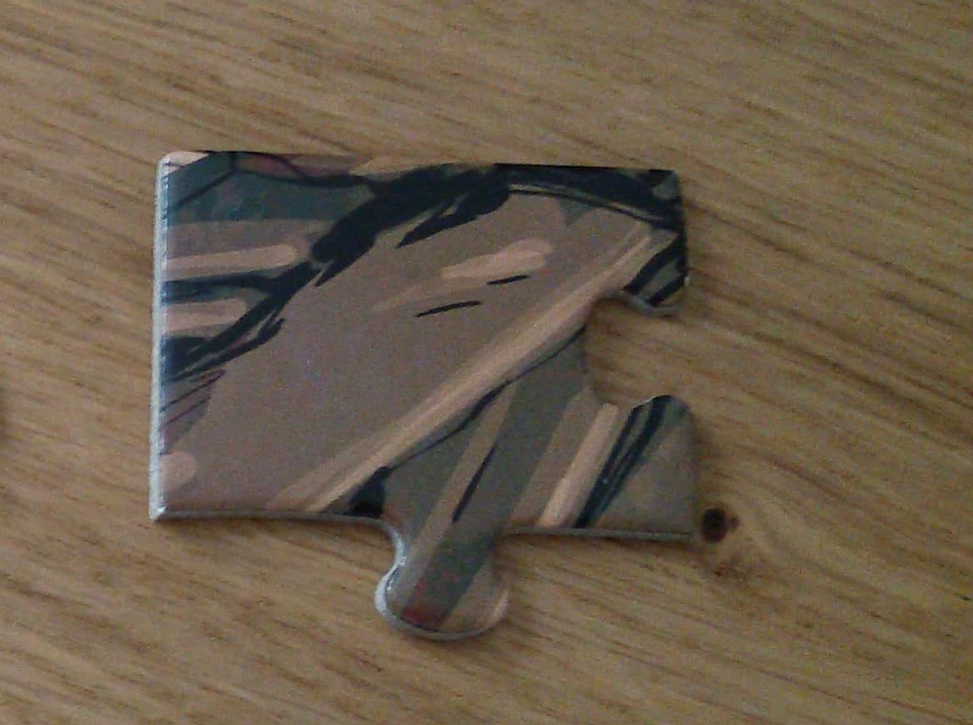
//> input picture Piece_Detection/KMeansConsoleApplication/KMeansConsoleApplication/nonwhite.bmp, 973 x 725 px, shrunk from 1171 x 872 before the run
$ ./Source   (built with g++ and OpenCV 4)
//> lines starting //> are read from the running program, lines starting //| are printed output that depends on the picture; after the words box and inside, x2 and y2 are one past the last pixel; in counts of white or black regions, pixels touching at a corner belong together

#include "opencv2/highgui.hpp"
#include "opencv2/core.hpp"
#include "opencv2/imgproc.hpp"

#include <iostream>
#include <thr/xthrcommon.h>

using namespace cv;
using namespace std;

// Edge Detection area
/// Global variables

Mat src, src_gray;
Mat dst, detected_edges;

int edgeThresh = 1;
int lowThreshold;
int const max_lowThreshold = 100;
int ratio = 3;
int kernel_size = 3;
char* window_name = "Edge Map";


void ShowImage(const Mat& src, const string& name)
{
	namedWindow(name, WINDOW_NORMAL);
	imshow(name, src);
}


void RemoveClusters(Mat& src)
{

	Rect* rect= new Rect();

	double alpha = 1.0 / 255.0;


	int i, j = 0;
//	MarkPixel(src2, src2.rows-1, src2.cols-1);


	// WTF !? what side do i put the cols and rows ?!
	//can be optimized because edges are down twice :<
	//TODO output still not perfect
	//later we can fill with an external color (like -1) and blackned the ORIGINAL picture
	for ( i = 0; i < src.cols; i=i+15)
	{


		floodFill(src, Point(i, 0), 0, rect, cvScalarAll(0), cvScalarAll(0), 8);
		floodFill(src, Point(i, src.rows - 1), 0, rect, cvScalarAll(0), cvScalarAll(0), 8);

	}
	for ( j = 0; j < src.rows; j=j+15)
	{


		floodFill(src, Point(0, j), 0, rect, cvScalarAll(0), cvScalarAll(0), 8);
		floodFill(src, Point(src.cols - 1, j), 0, rect, cvScalarAll(0), cvScalarAll(0), 8);


	}


	ShowImage(src, "afterClusterRemoval");


}


/**
* @function CannyThreshold
* @brief Trackbar callback - Canny thresholds input with a ratio 1:3
*/
// [14 lines left out: function CannyThreshold, not called in this run]


/** @function main */
// [27 lines left out: function EdgeDetector, not called in this run]


int GetRectEdge()
{
	return 7;
}

void GenerateKernel(const Mat& src, int i, int j, Mat& kernel)
{
	const int rectEdge = GetRectEdge();

	int shift = (rectEdge - 1) / 2;
	int cnt = 0;
	for (int row = max(0, i - shift); row <= min(src.rows - 1, i + shift); ++row)
	{
		for (int col = max(0, j - shift); col <= min(src.cols - 1, j + shift); ++col)
		{
			kernel.at<double>(cnt, 0) = static_cast<double>(src.at<Vec3d>(row, col).val[0]);
			kernel.at<double>(cnt, 1) = src.at<Vec3d>(row, col).val[1];
			kernel.at<double>(cnt, 2) = src.at<Vec3d>(row, col).val[2];
			cnt++;
		}
	}
}

// [38 lines left out: functions PrintMatShort, PrintMatDouble, PrintMatC1, not called in this run]

// i - current row
// j - current col
int GetKernelSize(const int rect_edge, int i, int j, int rows, int cols)
{
	int shift = (rect_edge - 1) / 2;
	int a = min(rows - 1, i + shift) - max(0, i - shift) + 1;
	int b = min(cols - 1, j + shift) - max(0, j - shift) + 1;
	return a*b;
}

void GenerateNeightMatrix(Mat& src1)
{
	const int rectEdge = GetRectEdge();

	cout << "Starting pre stage" << endl;
	ShowImage(src1, "original");

	// [5 lines of commented-out code are left out]

	Mat srcConverterd = src1.clone();
	double alpha = 1.0 / 255.0;
	cout << alpha << endl;
	srcConverterd.convertTo(srcConverterd, CV_64FC3, alpha);
	//PrintMatDouble(srcConverterd);

	//srcConverterd.convertTo(srcConverterd, CV_8UC3, 255.0);
	//PrintMatShort(srcConverterd);

	Mat p = Mat::zeros(src1.cols*src1.rows,  3, CV_64FC1);
	Mat imageAfterPca = Mat::zeros(src1.rows, src1.cols, CV_64FC3);

	for (int i = 0; i < srcConverterd.rows; ++i)
	{
		for (int j = 0; j < srcConverterd.cols; ++j)
		{
			int kernelSize = GetKernelSize(rectEdge, i, j, srcConverterd.rows, srcConverterd.cols);
			Mat kernel = Mat::zeros(kernelSize, 3, CV_64FC1);
			GenerateKernel(srcConverterd, i, j, kernel);

			//PrintMatC1(kernel);

			//pca
			//Perform PCA analysis
			PCA pca_analysis(kernel, noArray(), CV_PCA_DATA_AS_ROW);
			Mat meanPoint = pca_analysis.mean;
			//cout << "Mean: rowsXcols " << meanPoint.rows << "X" << meanPoint.cols << endl;
			//cout << meanPoint << endl;

			imageAfterPca.at<Vec3d>(i, j).val[0] = meanPoint.at<double>(0, 0);
			imageAfterPca.at<Vec3d>(i, j).val[1] = meanPoint.at<double>(0, 1);
			imageAfterPca.at<Vec3d>(i, j).val[2] = meanPoint.at<double>(0, 2);

			// same mean in p
		}
	}

	//ShowImage(imageAfterPca, "DoubleImageAfterPCA");
	imageAfterPca.convertTo(imageAfterPca, CV_8UC3, 255.0);
	ShowImage(imageAfterPca, "8UImageAfterPCA");

	Mat kmeansInput = imageAfterPca.clone(); // with pca
	//Mat kmeansInput = src1.clone(); // without pca


	kmeansInput.convertTo(kmeansInput, CV_32FC3, alpha);

	Mat kmeansMat = Mat::zeros(kmeansInput.rows*kmeansInput.cols, 1, CV_32FC3);

	int counter = 0;
	for (int i = 0; i<kmeansInput.rows; i++)
	{
		for (int j = 0; j < kmeansInput.cols; ++j)
		{
			kmeansMat.at<Vec3f>(counter, 0)[0] = kmeansInput.at<Vec3f>(i, j)[0];
			kmeansMat.at<Vec3f>(counter, 0)[1] = kmeansInput.at<Vec3f>(i, j)[1];
			kmeansMat.at<Vec3f>(counter, 0)[2] = kmeansInput.at<Vec3f>(i, j)[2];
			counter++;
		}
	}

	cout << "Executing kmeans" << endl;
	Mat bestLabels, centers;

	int const K = 7;
	kmeans(kmeansMat, K, bestLabels,
		TermCriteria(TermCriteria::Type::COUNT + TermCriteria::Type::EPS, 10, 1.0), 1, KMEANS_PP_CENTERS, centers);

	cout << "Finish to execute kmeans" << endl;
	int colors[K];
	for (int i = 0; i<K; i++)
	{
		colors[i] = 255 / (i + 1);
	}

	Mat clustered = Mat(kmeansInput.rows, kmeansInput.cols, CV_32F);
	for (int i = 0; i<kmeansInput.cols*kmeansInput.rows; i++)
	{
		clustered.at<float>(i / kmeansInput.cols, i%kmeansInput.cols) = static_cast<float>(colors[bestLabels.at<int>(0, i)]);
	}

	clustered.convertTo(clustered, CV_8U);
	ShowImage(clustered, "clustered");

	imwrite("output1.jpeg", clustered);

	RemoveClusters(clustered);

	imwrite("finalOut.jpeg", clustered);

}

void KMeans(string path)
{
	Mat src1 = imread(path);
	if (src1.empty())
	{
		cout << "ATTENTION: no image loaded!\n";
	}
	else
	{
		cout << "Loaded " << src1.rows << " X " << src1.cols << " image\n";
	}
	//RemoveClusters(src1);

	//imwrite("wspp1.bmp", src1);
	GenerateNeightMatrix(src1);
	//EdgeDetector(src);
	/// Wait until user exit program by pressing a key
}

int main(int argc, char** argv)
{
	//KMeans("C:\\Users\\mzaitler\\Desktop\\Puzzle\\KMeansConsoleApplication\\KMeansConsoleApplication\\nonwhite.bmp");

	KMeans("C:\\oldDesktop\\胥痄\\KMeansConsoleApplication\\KMeansConsoleApplication\\nonwhite.bmp");
//> in KMeans, src1 is the input picture: 725 rows x 973 cols, CV_8UC3; mean B, G, R 75.4, 93.7, 108.3
//| Loaded 725 X 973 image
//> the loop in GenerateNeightMatrix, `for (int i = 0; i<kmeansInput.rows; i++)` made 725 passes
//> counter on passes 1 to 3: 973, 1946, 2919
//> after the loop in GenerateNeightMatrix, `for (int i = 0; i<kmeansInput.rows; i++)`: counter = 705425
//> in GenerateNeightMatrix, `kmeans(kmeansMat, K, bestLabels, TermCriteria(TermCriteria::Type::COUN..`: centers = [[0.285, 0.368, 0.43], [0.247, 0.252, 0.249], [0.62, 0.598, 0.578], [0.354, 0.439, 0.514], [0.149, 0.128, 0.107], [0.219, 0.302, 0.366], [0.157, 0.201, 0.249]]
//> after the loop in GenerateNeightMatrix, `for (int i = 0; i<kmeansInput.cols*kmeansInput.rows; i++)`:
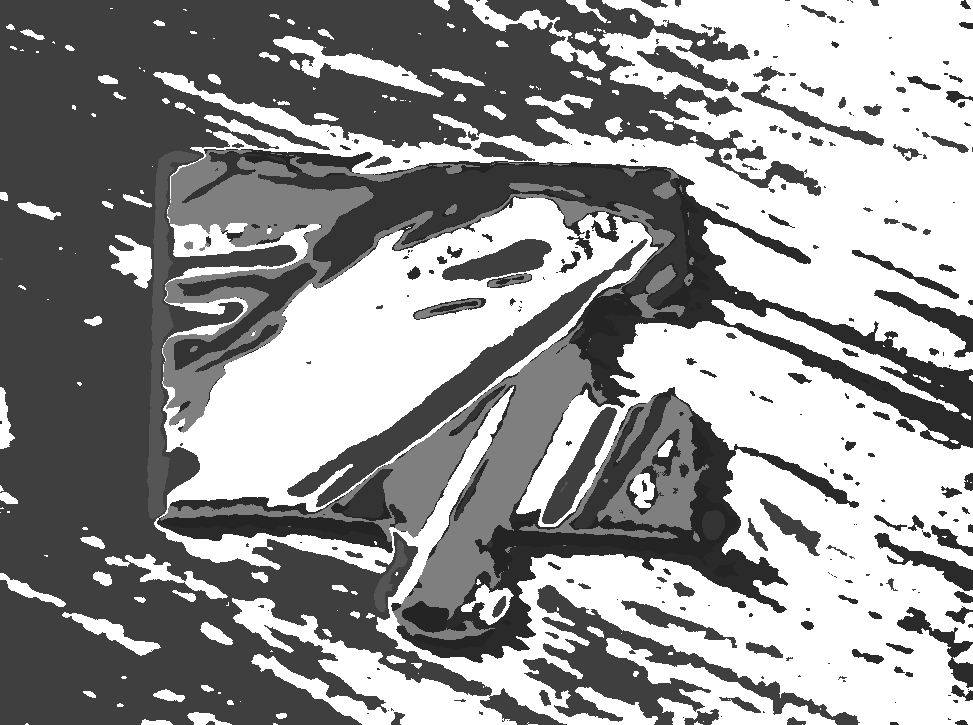
//> clustered: 725 rows x 973 cols, CV_32FC1; min 36, max 255, mean 148.8
//> the loop in RemoveClusters, `for ( i = 0; i < src.cols; i=i+15)` made 65 passes
//> pass 1, in RemoveClusters, `floodFill(src, Point(i, 0), 0, rect, cvScalarAll(0), cvScalarAll(0), 8);`:
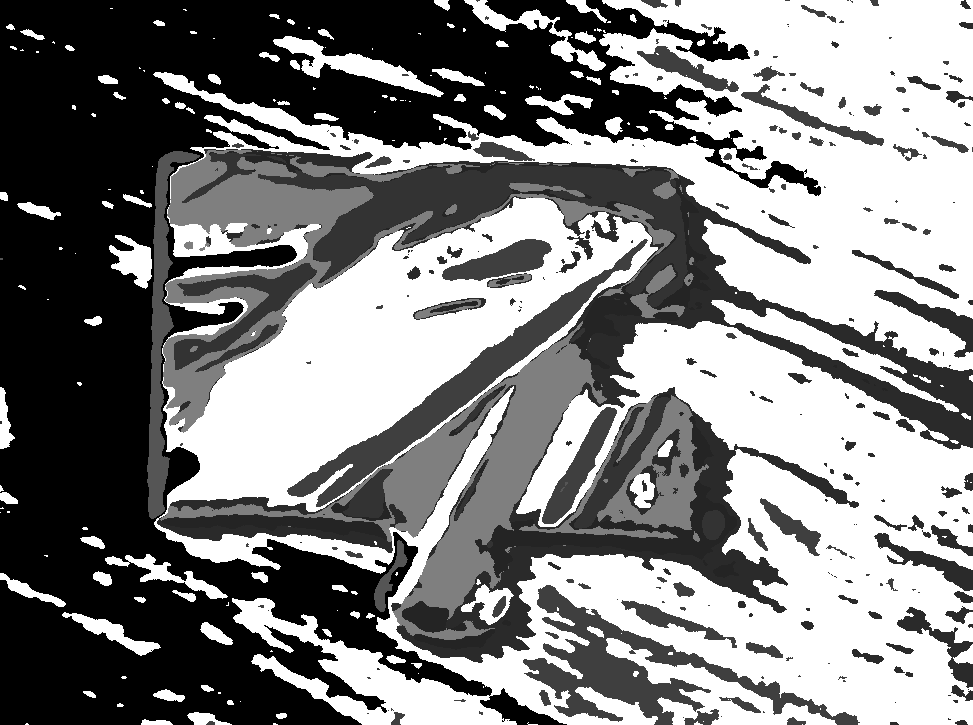
//> src: 725 rows x 973 cols, CV_8UC1; min 0, max 255, mean 130.4
//> after the loop in RemoveClusters, `for ( i = 0; i < src.cols; i=i+15)`:
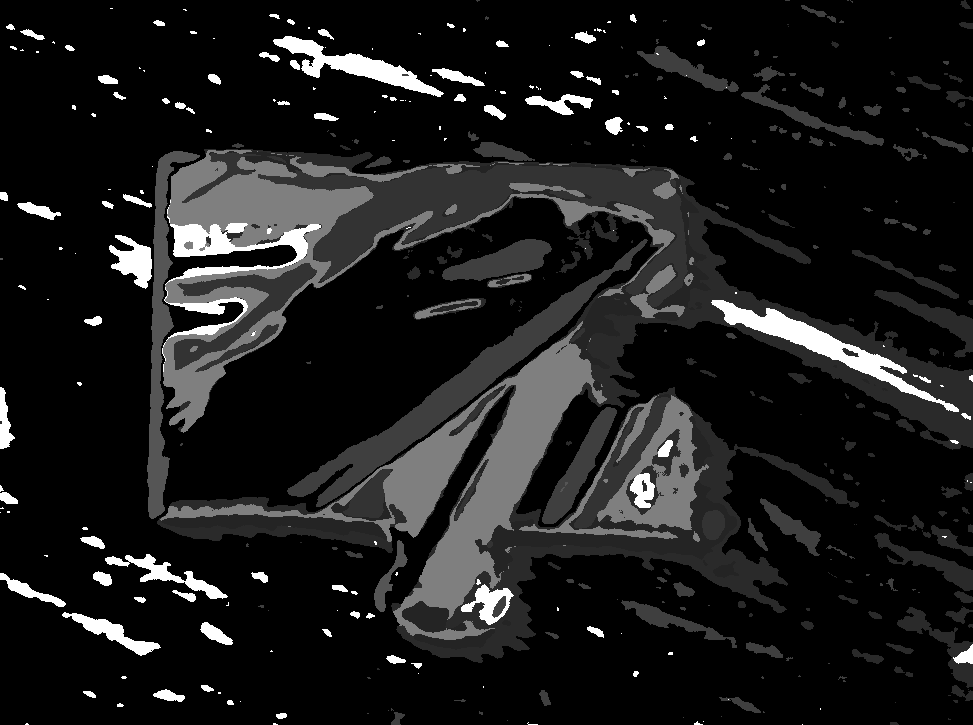
//> src: 725 rows x 973 cols, CV_8UC1; min 0, max 255, mean 27.6
//> after the loop in RemoveClusters, `for ( j = 0; j < src.rows; j=j+15)`:
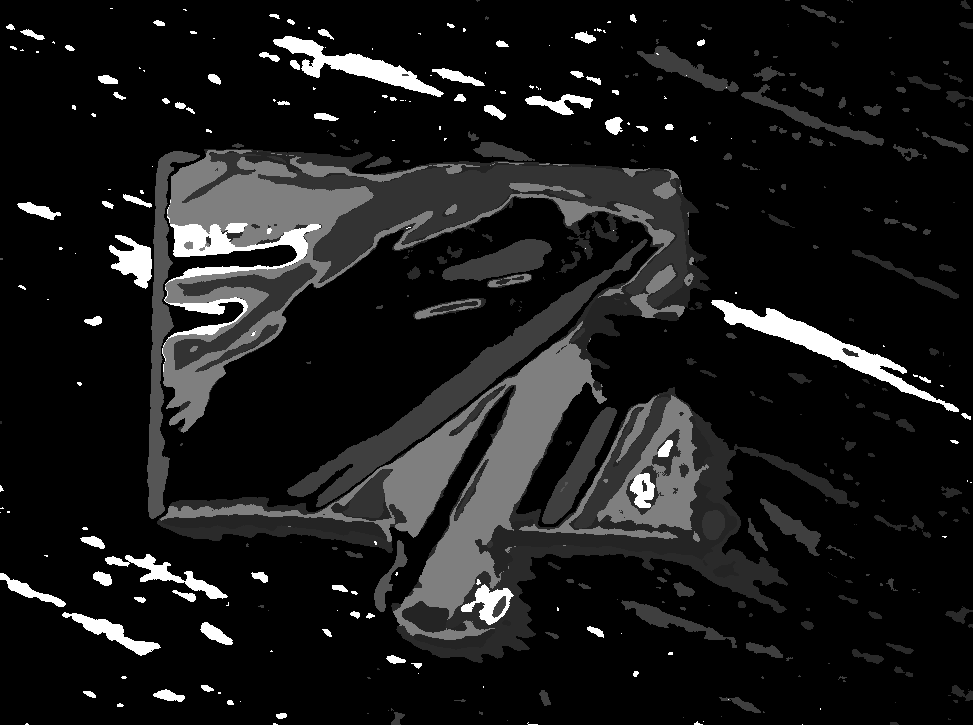
//> src: 725 rows x 973 cols, CV_8UC1; 3.3% of pixels changed, all inside (x1, y1, x2, y2) = (0, 147, 973, 688)

	waitKey();
	destroyAllWindows();

    return 0;
}
